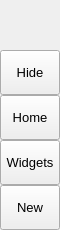
        <widget class="QFrame" name="leftMenuBg">
         <property name="minimumSize">
          <size>
           <width>60</width>
           <height>0</height>
          </size>
         </property>
         <property name="maximumSize">
          <size>
           <width>60</width>
           <height>16777215</height>
          </size>
         </property>
         <property name="frameShape">
          <enum>QFrame::NoFrame</enum>
         </property>
         <property name="frameShadow">
          <enum>QFrame::Raised</enum>
         </property>
         <layout class="QVBoxLayout" name="verticalLayout_3">
          <property name="spacing">
           <number>0</number>
          </property>
          <property name="leftMargin">
           <number>0</number>
          </property>
          <property name="topMargin">
           <number>0</number>
          </property>
          <property name="rightMargin">
           <number>0</number>
          </property>
          <property name="bottomMargin">
           <number>0</number>
          </property>
          <item>
           <widget class="QFrame" name="topLogoInfo">
            <property name="minimumSize">
             <size>
              <width>0</width>
              <height>50</height>
             </size>
            </property>
            <property name="maximumSize">
             <size>
              <width>16777215</width>
              <height>50</height>
             </size>
            </property>
            <property name="frameShape">
             <enum>QFrame::NoFrame</enum>
            </property>
            <property name="frameShadow">
             <enum>QFrame::Raised</enum>
            </property>
            <widget class="QFrame" name="topLogo">
             <property name="geometry">
              <rect>
               <x>10</x>
               <y>5</y>
               <width>42</width>
               <height>42</height>
              </rect>
             </property>
             <property name="minimumSize">
              <size>
               <width>42</width>
               <height>42</height>
              </size>
             </property>
             <property name="maximumSize">
              <size>
               <width>42</width>
               <height>42</height>
              </size>
             </property>
             <property name="frameShape">
              <enum>QFrame::NoFrame</enum>
             </property>
             <property name="frameShadow">
              <enum>QFrame::Raised</enum>
             </property>
            </widget>
            <widget class="QLabel" name="titleLeftApp">
             <property name="geometry">
              <rect>
               <x>70</x>
               <y>8</y>
               <width>160</width>
               <height>20</height>
              </rect>
             </property>
             <property name="font">
              <font>
               <family>Segoe UI Semibold</family>
               <pointsize>12</pointsize>
               <italic>false</italic>
               <fontweight></fontweight>
              </font>
             </property>
             <property name="text">
              <string>P3LOVE</string>
             </property>
             <property name="alignment">
              <set>Qt::AlignLeading|Qt::AlignLeft|Qt::AlignTop</set>
             </property>
            </widget>
            <widget class="QLabel" name="titleLeftDescription">
             <property name="geometry">
              <rect>
               <x>70</x>
               <y>27</y>
               <width>160</width>
               <height>16</height>
              </rect>
             </property>
             <property name="maximumSize">
              <size>
               <width>16777215</width>
               <height>16</height>
              </size>
             </property>
             <property name="font">
              <font>
               <family>Segoe UI</family>
               <pointsize>8</pointsize>
               <italic>false</italic>
               <bold>false</bold>
              </font>
             </property>
             <property name="text">
              <string>Voice assistant / dashboard</string>
             </property>
             <property name="alignment">
              <set>Qt::AlignLeading|Qt::AlignLeft|Qt::AlignTop</set>
             </property>
            </widget>
           </widget>
          </item>
          <item>
           <widget class="QFrame" name="leftMenuFrame">
            <property name="frameShape">
             <enum>QFrame::NoFrame</enum>
            </property>
            <property name="frameShadow">
             <enum>QFrame::Raised</enum>
            </property>
            <layout class="QVBoxLayout" name="verticalMenuLayout">
             <property name="spacing">
              <number>0</number>
             </property>
             <property name="leftMargin">
              <number>0</number>
             </property>
             <property name="topMargin">
              <number>0</number>
             </property>
             <property name="rightMargin">
              <number>0</number>
             </property>
             <property name="bottomMargin">
              <number>0</number>
             </property>
             <item>
              <widget class="QFrame" name="toggleBox">
               <property name="maximumSize">
                <size>
                 <width>16777215</width>
                 <height>45</height>
                </size>
               </property>
               <property name="frameShape">
                <enum>QFrame::NoFrame</enum>
               </property>
               <property name="frameShadow">
                <enum>QFrame::Raised</enum>
               </property>
               <layout class="QVBoxLayout" name="verticalLayout_4">
                <property name="spacing">
                 <number>0</number>
                </property>
                <property name="leftMargin">
                 <number>0</number>
                </property>
                <property name="topMargin">
                 <number>0</number>
                </property>
                <property name="rightMargin">
                 <number>0</number>
                </property>
                <property name="bottomMargin">
                 <number>0</number>
                </property>
                <item>
                 <widget class="QPushButton" name="toggleButton">
                  <property name="sizePolicy">
                   <sizepolicy hsizetype="Expanding" vsizetype="Fixed">
                    <horstretch>0</horstretch>
                    <verstretch>0</verstretch>
                   </sizepolicy>
                  </property>
                  <property name="minimumSize">
                   <size>
                    <width>0</width>
                    <height>45</height>
                   </size>
                  </property>
                  <property name="font">
                   <font>
                    <family>Segoe UI</family>
                    <pointsize>10</pointsize>
                    <italic>false</italic>
                    <bold>false</bold>
                   </font>
                  </property>
                  <property name="cursor">
                   <cursorShape>PointingHandCursor</cursorShape>
                  </property>
                  <property name="layoutDirection">
                   <enum>Qt::LeftToRight</enum>
                  </property>
                  <property name="styleSheet">
                   <string notr="true">background-image: url(:/icons/images/icons/icon_menu.png);</string>
                  </property>
                  <property name="text">
                   <string>Hide</string>
                  </property>
                 </widget>
                </item>
               </layout>
              </widget>
             </item>
             <item alignment="Qt::AlignTop">
              <widget class="QFrame" name="topMenu">
               <property name="frameShape">
                <enum>QFrame::NoFrame</enum>
               </property>
               <property name="frameShadow">
                <enum>QFrame::Raised</enum>
               </property>
               <layout class="QVBoxLayout" name="verticalLayout_8">
                <property name="spacing">
                 <number>0</number>
                </property>
                <property name="leftMargin">
                 <number>0</number>
                </property>
                <property name="topMargin">
                 <number>0</number>
                </property>
                <property name="rightMargin">
                 <number>0</number>
                </property>
                <property name="bottomMargin">
                 <number>0</number>
                </property>
                <item>
                 <widget class="QPushButton" name="btn_home">
                  <property name="sizePolicy">
                   <sizepolicy hsizetype="Expanding" vsizetype="Fixed">
                    <horstretch>0</horstretch>
                    <verstretch>0</verstretch>
                   </sizepolicy>
                  </property>
                  <property name="minimumSize">
                   <size>
                    <width>0</width>
                    <height>45</height>
                   </size>
                  </property>
                  <property name="font">
                   <font>
                    <family>Segoe UI</family>
                    <pointsize>10</pointsize>
                    <italic>false</italic>
                    <bold>false</bold>
                   </font>
                  </property>
                  <property name="cursor">
                   <cursorShape>PointingHandCursor</cursorShape>
                  </property>
                  <property name="layoutDirection">
                   <enum>Qt::LeftToRight</enum>
                  </property>
                  <property name="styleSheet">
                   <string notr="true">background-image: url(:/icons/images/icons/cil-home.png);</string>
                  </property>
                  <property name="text">
                   <string>Home</string>
                  </property>
                 </widget>
                </item>
                <item>
                 <widget class="QPushButton" name="btn_widgets">
                  <property name="sizePolicy">
                   <sizepolicy hsizetype="Expanding" vsizetype="Fixed">
                    <horstretch>0</horstretch>
                    <verstretch>0</verstretch>
                   </sizepolicy>
                  </property>
                  <property name="minimumSize">
                   <size>
                    <width>0</width>
                    <height>45</height>
                   </size>
                  </property>
                  <property name="font">
                   <font>
                    <family>Segoe UI</family>
                    <pointsize>10</pointsize>
                    <italic>false</italic>
                    <bold>false</bold>
                   </font>
                  </property>
                  <property name="cursor">
                   <cursorShape>PointingHandCursor</cursorShape>
                  </property>
                  <property name="layoutDirection">
                   <enum>Qt::LeftToRight</enum>
                  </property>
                  <property name="styleSheet">
                   <string notr="true">background-image: url(:/icons/images/icons/cil-gamepad.png);</string>
                  </property>
                  <property name="text">
                   <string>Widgets</string>
                  </property>
                 </widget>
                </item>
                <item>
                 <widget class="QPushButton" name="btn_new">
                  <property name="sizePolicy">
                   <sizepolicy hsizetype="Expanding" vsizetype="Fixed">
                    <horstretch>0</horstretch>
                    <verstretch>0</verstretch>
                   </sizepolicy>
                  </property>
                  <property name="minimumSize">
                   <size>
                    <width>0</width>
                    <height>45</height>
                   </size>
                  </property>
                  <property name="font">
                   <font>
                    <family>Segoe UI</family>
                    <pointsize>10</pointsize>
                    <italic>false</italic>
                    <bold>false</bold>
                   </font>
                  </property>
                  <property name="cursor">
                   <cursorShape>PointingHandCursor</cursorShape>
                  </property>
                  <property name="layoutDirection">
                   <enum>Qt::LeftToRight</enum>
                  </property>
                  <property name="styleSheet">
                   <string notr="true">background-image: url(:/icons/images/icons/cil-file.png);</string>
                  </property>
                  <property name="text">
                   <string>New</string>
                  </property>
                 </widget>
                </item>
               </layout>
              </widget>
             </item>
             <item alignment="Qt::AlignBottom">
              <widget class="QFrame" name="bottomMenu">
               <property name="frameShape">
                <enum>QFrame::NoFrame</enum>
               </property>
               <property name="frameShadow">
                <enum>QFrame::Raised</enum>
               </property>
               <layout class="QVBoxLayout" name="verticalLayout_9">
                <property name="spacing">
                 <number>0</number>
                </property>
                <property name="leftMargin">
                 <number>0</number>
                </property>
                <property name="topMargin">
                 <number>0</number>
                </property>
                <property name="rightMargin">
                 <number>0</number>
                </property>
                <property name="bottomMargin">
                 <number>0</number>
                </property>
               </layout>
              </widget>
             </item>
            </layout>
           </widget>
          </item>
         </layout>
        </widget>
